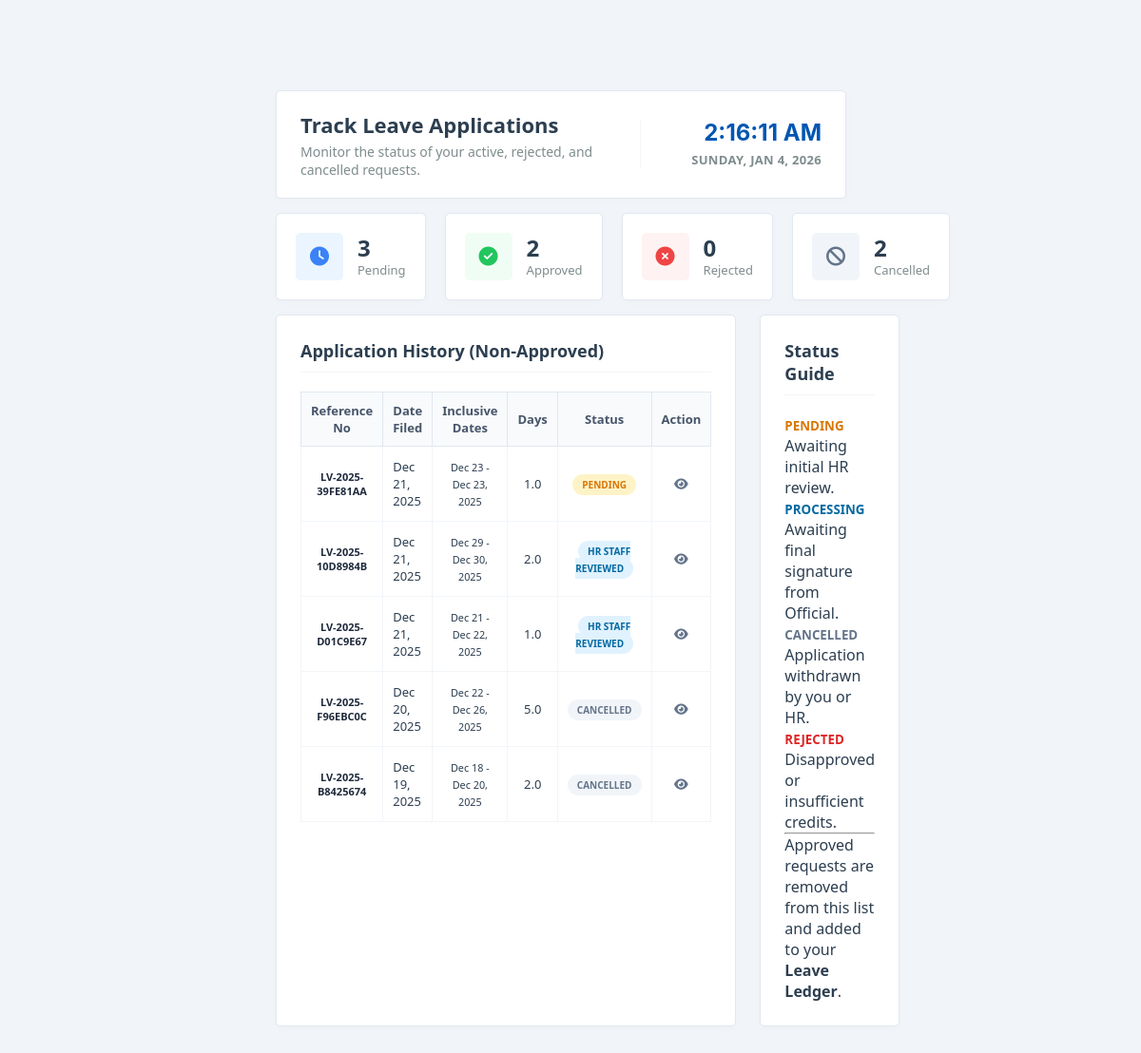
The page /accounts/regular/track-leave.php (signed in) on the database as committed earlier.
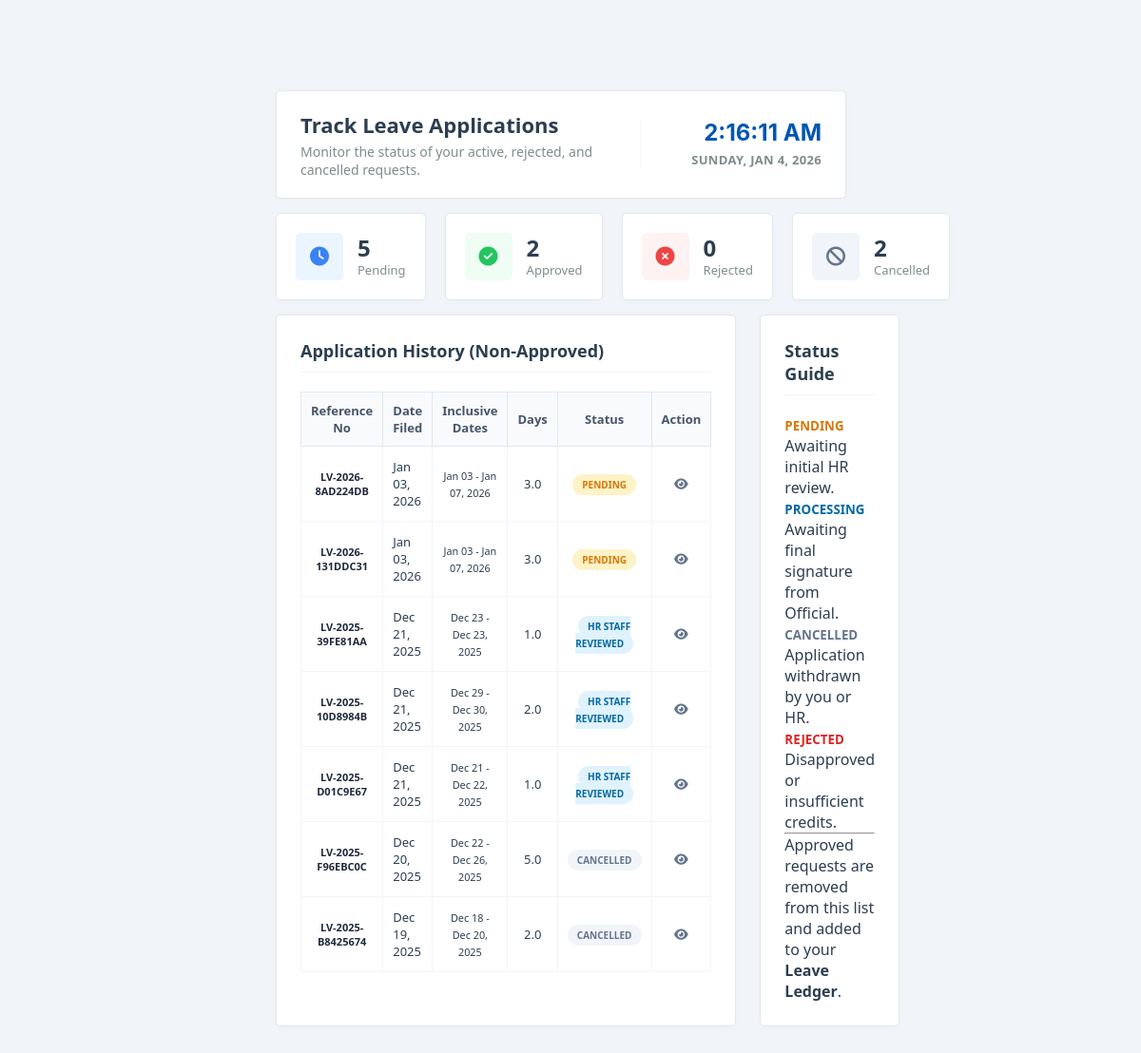
The same page on the database as committed later.
### tables this page shows
CREATE TABLE `leave_application` (
  `application_id` int(11) NOT NULL,
  `reference_no` varchar(100) NOT NULL COMMENT 'Format: LV-YYYY-LASTNAME-INITIALS-GENDER-ID',
  `employee_id` int(11) NOT NULL COMMENT 'Refers to employee.employee_id',
  `leave_type_id` int(11) NOT NULL,
  `other_leave_description` varchar(255) DEFAULT NULL,
  `leave_detail_id` int(11) DEFAULT NULL,
  `details_description` varchar(255) DEFAULT NULL,
  `date_filing` date NOT NULL,
  `start_date` date NOT NULL,
  `end_date` date NOT NULL,
  `working_days` decimal(5,3) DEFAULT 0.000,
  `commutation` enum('Requested','Not Requested') DEFAULT 'Not Requested',
  `applicant_signature` varchar(255) DEFAULT NULL COMMENT 'Path to the employee signature image',
  `applicant_sign_date` datetime DEFAULT NULL COMMENT 'Timestamp when the employee submitted',
  `status` enum('Pending','HR Staff Reviewed','Officer Recommended','Approved','Rejected','Cancelled','Cancellation Pending') DEFAULT 'Pending',
  `hr_staff_id` int(11) DEFAULT NULL,
  `hr_staff_reviewed_at` datetime DEFAULT NULL,
  `authorized_officer_id` int(11) DEFAULT NULL,
  `authorized_officer_name` varchar(150) DEFAULT NULL,
  `authorized_officer_position` varchar(150) DEFAULT NULL,
  `authorized_officer_signature` varchar(255) DEFAULT NULL,
  `authorized_officer_sign_date` datetime DEFAULT NULL,
  `authorized_official_id` int(11) DEFAULT NULL,
  `authorized_official_name` varchar(150) DEFAULT NULL,
  `authorized_official_position` varchar(150) DEFAULT NULL,
  `authorized_official_signature` varchar(255) DEFAULT NULL,
  `authorized_official_sign_date` datetime DEFAULT NULL,
  `rejection_reason` text DEFAULT NULL,
  `cancel_reason` text DEFAULT NULL,
  `cancel_proof_path` varchar(255) DEFAULT NULL,
  `cancellation_requested_at` datetime DEFAULT NULL,
  `cancel_hr_validated_by` int(11) DEFAULT NULL,
  `rejected_by` int(11) DEFAULT NULL,
  `created_at` timestamp NOT NULL DEFAULT current_timestamp(),
  `updated_at` timestamp NOT NULL DEFAULT current_timestamp() ON UPDATE current_timestamp()
);

### accounts/regular/track-leave.php (the view, shortened to what this page needs)
<?php
require_once '../../config/config.php';
$employee_id = $_SESSION['employee_id'];
$stats = ['pending' => 0, 'approved' => 0, 'rejected' => 0, 'cancelled' => 0];
try {
    $stmtStats = $pdo->prepare("
        SELECT status, COUNT(*) as total
        FROM leave_application
        WHERE employee_id = ?
        GROUP BY status
    ");
    $stmtStats->execute([$employee_id]);
    while ($row = $stmtStats->fetch(PDO::FETCH_ASSOC)) {
        $s = $row['status'];
        if (in_array($s, ['Pending', 'HR Staff Reviewed', 'Officer Recommended'])) {
            $stats['pending'] += $row['total'];
        } elseif ($s === 'Approved') {
            $stats['approved'] = $row['total'];
        } elseif ($s === 'Rejected') {
            $stats['rejected'] = $row['total'];
        } elseif ($s === 'Cancelled') {
            $stats['cancelled'] = $row['total'];
        }
    }
} catch (PDOException $e) {
    error_log("Stats Error: " . $e->getMessage());
}
try {
    $stmtLeaves = $pdo->prepare("
        SELECT * FROM leave_application
        WHERE employee_id = ?
        AND status != 'Approved'
        ORDER BY created_at DESC
    ");
    $stmtLeaves->execute([$employee_id]);
    $leaveApplications = $stmtLeaves->fetchAll(PDO::FETCH_ASSOC);
} catch (PDOException $e) {
    error_log("Leave Fetch Error: " . $e->getMessage());
    $leaveApplications = [];
}
?>
<!DOCTYPE html>
<html lang="en">
<head>
    <link rel="stylesheet" href="/HRIS/assets/css/style.css">
    <link rel="stylesheet" href="/HRIS/assets/css/ledger-table.css">
    <link rel="stylesheet" href="https://cdn.jsdelivr.net/npm/bootstrap-icons@1.11.3/font/bootstrap-icons.min.css">
    <link rel="stylesheet" href="https://cdnjs.cloudflare.com/ajax/libs/font-awesome/6.5.1/css/all.min.css">
</head>
<body>
    <div class="wrapper">
        <main class="main-content" id="main-content">
            <div class="dashboard-wrapper">
                <div class="welcome-header">
                    <div class="welcome-text">
                        <h1>Track Leave Applications</h1>
                        <p>Monitor the status of your active, rejected, and cancelled requests.</p>
                    </div>
                    <div class="date-time-widget">
                        <div class="time" id="real-time">--:--:-- --</div>
                        <div class="date" id="real-date">Loading...</div>
                    </div>
                </div>
                <div class="stats-grid">
                    <div class="stat-card">
                        <div class="stat-icon blue"><i class="fa-solid fa-clock"></i></div>
                        <div class="stat-info">
                            <h3><?= $stats['pending'] ?></h3>
                            <p>Pending</p>
                        </div>
                    </div>
                    <div class="stat-card">
                        <div class="stat-icon green"><i class="fa-solid fa-circle-check"></i></div>
                        <div class="stat-info">
                            <h3><?= $stats['approved'] ?></h3>
                            <p>Approved</p>
                        </div>
                    </div>
                    <div class="stat-card">
                        <div class="stat-icon red"><i class="fa-solid fa-circle-xmark"></i></div>
                        <div class="stat-info">
                            <h3><?= $stats['rejected'] ?></h3>
                            <p>Rejected</p>
                        </div>
                    </div>
                    <div class="stat-card">
                        <div class="stat-icon gray"><i class="fa-solid fa-ban"></i></div>
                        <div class="stat-info">
                            <h3><?= $stats['cancelled'] ?></h3>
                            <p>Cancelled</p>
                        </div>
                    </div>
                </div>
                <div class="main-dashboard-grid">
                    <div class="feed-container">
                        <div class="content-card">
                            <div class="card-header d-flex justify-content-between align-items-center">
                                <h2>Application History (Non-Approved)</h2>
                            </div>
                            <div class="table-responsive">
                                <table class="ledger-table">
                                    <thead>
                                        <tr>
                                            <th>Reference No</th>
                                            <th>Date Filed</th>
                                            <th>Inclusive Dates</th>
                                            <th>Days</th>
                                            <th class="text-center">Status</th>
                                            <th class="text-center">Action</th>
                                        </tr>
                                    </thead>
                                    <tbody>
                                        <?php if (empty($leaveApplications)): ?>
                                            <tr>
                                                <td colspan="6" class="text-center">No active, rejected, or cancelled applications found.</td>
                                            </tr>
                                        <?php else: ?>
                                            <?php foreach ($leaveApplications as $leave): ?>
                                                <tr>
                                                    <td style="font-size: 11px; font-weight: 600; color: #1e293b;">
                                                        <?= htmlspecialchars($leave['reference_no']) ?>
                                                    </td>
                                                    <td><?= date('M d, Y', strtotime($leave['date_filing'])) ?></td>
                                                    <td>
                                                        <small><?= date('M d', strtotime($leave['start_date'])) ?> - <?= date('M d, Y', strtotime($leave['end_date'])) ?></small>
                                                    </td>
                                                    <td><?= number_format($leave['working_days'], 1) ?></td>
                                                    <td class="text-center">
                                                        <?php
                                                            $status = $leave['status'];
                                                            $style = "background: #fef3c7; color: #d97706;";
                                                            if ($status == 'Rejected') {
                                                                $style = "background: #fee2e2; color: #dc2626;";
                                                            } elseif ($status == 'Cancelled') {
                                                                $style = "background: #f1f5f9; color: #64748b;";
                                                            } elseif (in_array($status, ['HR Staff Reviewed', 'Officer Recommended'])) {
                                                                $style = "background: #e0f2fe; color: #0369a1;";
                                                            }
                                                        ?>
                                                        <span class="status-badge" style="<?= $style ?> padding: 4px 10px; border-radius: 12px; font-size: 10px; font-weight: 700; text-transform: uppercase;">
                                                            <?= htmlspecialchars($status) ?>
                                                        </span>
                                                    </td>
                                                    <td class="text-center">
                                                        <a href="pending_view_details.php?ref=<?= urlencode($leave['reference_no']) ?>" class="btn-view" style="color: #64748b;">
                                                            <i class="fa-solid fa-eye"></i>
                                                        </a>
                                                    </td>
                                                </tr>
                                            <?php endforeach; ?>
                                        <?php endif; ?>
                                    </tbody>
                                </table>
                            </div>
                        </div>
                    </div>
                    <div class="side-info-container">
                        <div class="content-card bg-light shadow-sm">
                            <div class="card-header">
                                <h2>Status Guide</h2>
                            </div>
                            <div class="p-3">
                                <div class="info-item mb-3">
                                    <small class="d-block" style="color: #d97706; font-weight: bold;">PENDING</small>
                                    <p class="small text-muted">Awaiting initial HR review.</p>
                                </div>
                                <div class="info-item mb-3">
                                    <small class="d-block" style="color: #0369a1; font-weight: bold;">PROCESSING</small>
                                    <p class="small text-muted">Awaiting final signature from Official.</p>
                                </div>
                                <div class="info-item mb-3">
                                    <small class="d-block" style="color: #64748b; font-weight: bold;">CANCELLED</small>
                                    <p class="small text-muted">Application withdrawn by you or HR.</p>
                                </div>
                                <div class="info-item mb-3">
                                    <small class="d-block" style="color: #dc2626; font-weight: bold;">REJECTED</small>
                                    <p class="small text-muted">Disapproved or insufficient credits.</p>
                                </div>
                                <hr>
                                <p class="small text-muted">
                                    Approved requests are removed from this list and added to your <b>Leave Ledger</b>.
                                </p>
                            </div>
                        </div>
                    </div>
                </div>
            </div>
        </main>
    </div>
</body>
</html>

### assets/css/style.css (style rules this page uses)
:root { --primary-color: #0056b3; --sidebar-width: 260px; --sidebar-collapsed: 75px; --topbar-height: 65px; --background: #F1F4F8; --sidebar-bg: #F1F4F8; --card-bg: #ffffff; --text-primary: #2c3e50; --text-secondary: #7f8c8d; --hover-bg: #E2E8F0; }
* { margin: 0; padding: 0; box-sizing: border-box; }
body { font-family: 'Segoe UI', sans-serif; background-color: var(--background); color: var(--text-primary); }
.main-content { margin-left: var(--sidebar-width); margin-right: 280px; margin-top: var(--topbar-height); padding: 30px; transition: margin 0.3s ease; min-height: calc(100vh - var(--topbar-height)); }
.dashboard-wrapper { display: flex; flex-direction: column; gap: 15px; max-width: 10000px; margin: 0 auto; }
.welcome-header { background: var(--card-bg); border: 1px solid #e2e8f0; border-radius: 5px; padding: 20px 25px; display: flex; justify-content: space-between; align-items: center; box-shadow: 0 2px 10px rgba(0,0,0,0.02); }
.welcome-text h1 { font-size: 22px; font-weight: 700; color: var(--text-primary); margin-bottom: 4px; }
.welcome-text p { font-size: 14px; color: var(--text-secondary); }
.date-time-widget { text-align: right; padding-left: 25px; border-left: 1px solid #f1f5f9; }
.date-time-widget .time { display: block; font-size: 24px; font-weight: 700; color: var(--primary-color); line-height: 1.1; font-family: 'Inter', sans-serif; min-width: 165px; }
.date-time-widget .date { display: block; font-size: 13px; color: var(--text-secondary); font-weight: 600; margin-top: 5px; text-transform: uppercase; letter-spacing: 0.3px; }
.stats-grid { display: grid; grid-template-columns: repeat(auto-fit, minmax(200px, 1fr)); gap: 20px; }
.stat-card { background: var(--card-bg); padding: 20px; border-radius: 5px; border: 1px solid #e2e8f0; display: flex; align-items: center; gap: 15px; box-shadow: 0 2px 10px rgba(0,0,0,0.02); transition: all 0.2s ease; }
.stat-icon { width: 50px; height: 50px; border-radius: 5px; display: flex; align-items: center; justify-content: center; font-size: 20px; }
.stat-icon.blue { background: rgba(0, 86, 179, 0.1); color: #0056b3; }
.stat-icon.green { background: rgba(49, 162, 76, 0.1); color: #31a24c; }
.stat-icon.red { background: rgba(231, 76, 60, 0.1); color: #e74c3c; }
.stat-info h3 { font-size: 24px; font-weight: 700; color: var(--text-primary); line-height: 1.2; }
.stat-info p { font-size: 13px; color: var(--text-secondary); white-space: nowrap; }
.main-dashboard-grid { display: grid; grid-template-columns: 1.8fr 1fr; gap: 25px; }
.content-card { background: var(--card-bg); border-radius: 5px; border: 1px solid #e2e8f0; padding: 25px; box-shadow: 0 2px 10px rgba(0,0,0,0.02); height: 100%; }
.card-header { display: flex; justify-content: space-between; align-items: center; margin-bottom: 20px; padding-bottom: 10px; border-bottom: 1px solid #f1f5f9; }
.card-header h2 { font-size: 18px; font-weight: 600; }

### assets/css/ledger-table.css (style rules this page uses)
.ledger-table { width: 100%; border-collapse: collapse; margin-top: 15px; font-size: 13px; }
.ledger-table th { background: #f8fafc; border: 1px solid #e2e8f0; padding: 10px; color: #475569; }
.ledger-table td { border: 1px solid #f1f5f9; padding: 12px 10px; text-align: center; }
.ledger-table td:nth-child(2) { text-align: left; }
.stat-icon.blue { background: #ebf5ff; color: #3b82f6; }
.stat-icon.green { background: #f0fdf4; color: #22c55e; }
.stat-icon.red { background: #fef2f2; color: #ef4444; }

### accounts/regular/track-leave.php (style rules this page uses)
.stat-icon.gray { background: #f1f5f9; color: #64748b; }
@media (min-width: 992px) { .stats-grid { grid-template-columns: repeat(4, 1fr); } }

Rows that differ between the two databases and show on the page:
added leave_application: reference_no "LV-2026-8AD224DB", date_filing "Jan 03, 2026", start_date "Jan 03", end_date "Jan 07, 2026", working_days "3.0", status "PENDING"
added leave_application: reference_no "LV-2026-131DDC31", date_filing "Jan 03, 2026", start_date "Jan 03", end_date "Jan 07, 2026", working_days "3.0", status "PENDING"
changed leave_application "LV-2025-39FE81AA": status "PENDING" → "HR STAFF REVIEWED"
Other text that changed with them:
$stats['pending']: "3" → "5"
